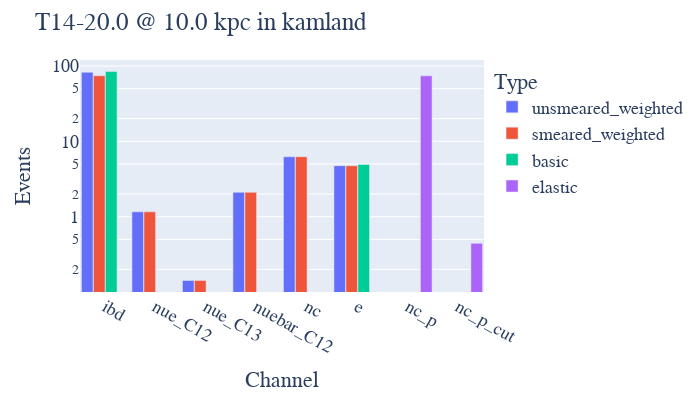

Notebook cell for this chart:
### Code cell
# totals = pnut.event_totals(sn, detector)
beer.bar_totals(sn, detector)

### Figure 1 — Plotly figure (JSON) as saved in the notebook; plotly's stock layout.template omitted (floating-point values rounded to 4 significant figures)
{"data": [{"alignmentgroup": "True", "hovertemplate": "Type=unsmeared_weighted<br>Channel=%{x}<br>Events=%{y}<extra></extra>", "legendgroup": "unsmeared_weighted", "marker": {"color": "#636efa", "pattern": {"shape": ""}}, "name": "unsmeared_weighted", "offsetgroup": "unsmeared_weighted", "orientation": "v", "showlegend": true, "textposition": "auto", "type": "bar", "x": ["ibd", "nue_C12", "nue_C13", "nuebar_C12", "nc", "e"], "xaxis": "x", "y": [82.47, 1.161, 0.1429, 2.107, 6.245, 4.752], "yaxis": "y"}, {"alignmentgroup": "True", "hovertemplate": "Type=smeared_weighted<br>Channel=%{x}<br>Events=%{y}<extra></extra>", "legendgroup": "smeared_weighted", "marker": {"color": "#EF553B", "pattern": {"shape": ""}}, "name": "smeared_weighted", "offsetgroup": "smeared_weighted", "orientation": "v", "showlegend": true, "textposition": "auto", "type": "bar", "x": ["ibd", "nue_C12", "nue_C13", "nuebar_C12", "nc", "e"], "xaxis": "x", "y": [74.22, 1.161, 0.1429, 2.107, 6.245, 4.752], "yaxis": "y"}, {"alignmentgroup": "True", "hovertemplate": "Type=basic<br>Channel=%{x}<br>Events=%{y}<extra></extra>", "legendgroup": "basic", "marker": {"color": "#00cc96", "pattern": {"shape": ""}}, "name": "basic", "offsetgroup": "basic", "orientation": "v", "showlegend": true, "textposition": "auto", "type": "bar", "x": ["ibd", "e"], "xaxis": "x", "y": [84.21, 4.931], "yaxis": "y"}, {"alignmentgroup": "True", "hovertemplate": "Type=elastic<br>Channel=%{x}<br>Events=%{y}<extra></extra>", "legendgroup": "elastic", "marker": {"color": "#ab63fa", "pattern": {"shape": ""}}, "name": "elastic", "offsetgroup": "elastic", "orientation": "v", "showlegend": true, "textposition": "auto", "type": "bar", "x": ["nc_p", "nc_p_cut"], "xaxis": "x", "y": [73.94, 0.4439], "yaxis": "y"}], "layout": {"bargap": 0.05, "bargroupgap": 0.03, "barmode": "group", "font": {"family": "Times New Roman", "size": 18}, "height": 400, "legend": {"title": {"text": "Type"}, "tracegroupgap": 0}, "margin": {"t": 60}, "title": {"text": "T14-20.0 @ 10.0 kpc in kamland"}, "width": 700, "xaxis": {"anchor": "y", "domain": [0, 1], "title": {"text": "Channel"}}, "yaxis": {"anchor": "x", "domain": [0, 1], "title": {"text": "Events"}, "type": "log"}}}
